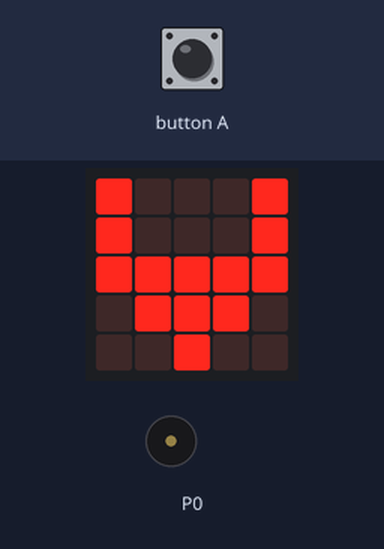
Bench run of a program on a simulated BBC micro:bit (MakeCode). Shown: the board's 5×5 LED display, buzzer (waves = sounding). The inputs (shaded band) are chosen by the test bench.

Above: at 1.2 s.
1.3 s: button A pressed for 0.15 s
At 1.61 s:
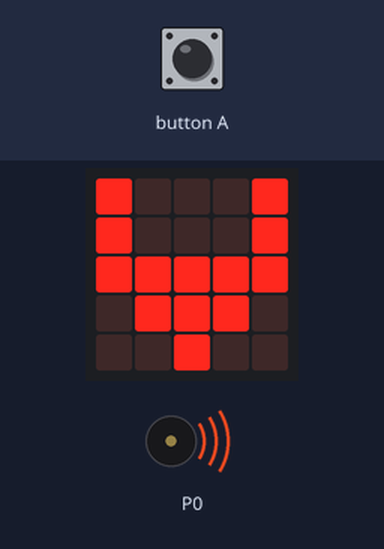
Timing chart, 0 to 8.0 s (numbered marks = the images above; inputs shaded):
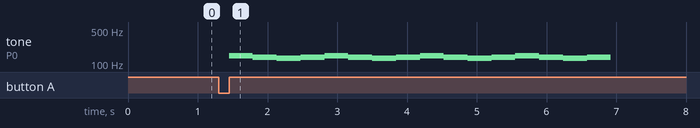

Measured:
- after the input at 1.3 s, tone on P0: silent → 147 Hz after 0.15 s, then repeats every 1.4 s: 139 Hz 0.34 s, 131 Hz 0.34 s, 139 Hz 0.34 s, 147 Hz 0.34 s

The program:

main.ts
```typescript
input.onButtonPressed(Button.A, function () {
    for (let index = 0; index < 4; index++) {
        music.playTone(147, music.beat(BeatFraction.Half))
        music.playTone(147, music.beat(BeatFraction.Half))
        music.playTone(139, music.beat(BeatFraction.Half))
        music.playTone(139, music.beat(BeatFraction.Half))
        music.playTone(131, music.beat(BeatFraction.Half))
        music.playTone(131, music.beat(BeatFraction.Half))
        music.playTone(139, music.beat(BeatFraction.Half))
        music.playTone(139, music.beat(BeatFraction.Half))
    }
})
basic.forever(function () {
    basic.showIcon(IconNames.Cow)
    music.setTempo(180)
})
```

test.ts
```typescript
// testes vão aqui; isto não será compilado quando este pacote for usado como uma extensão.
```
